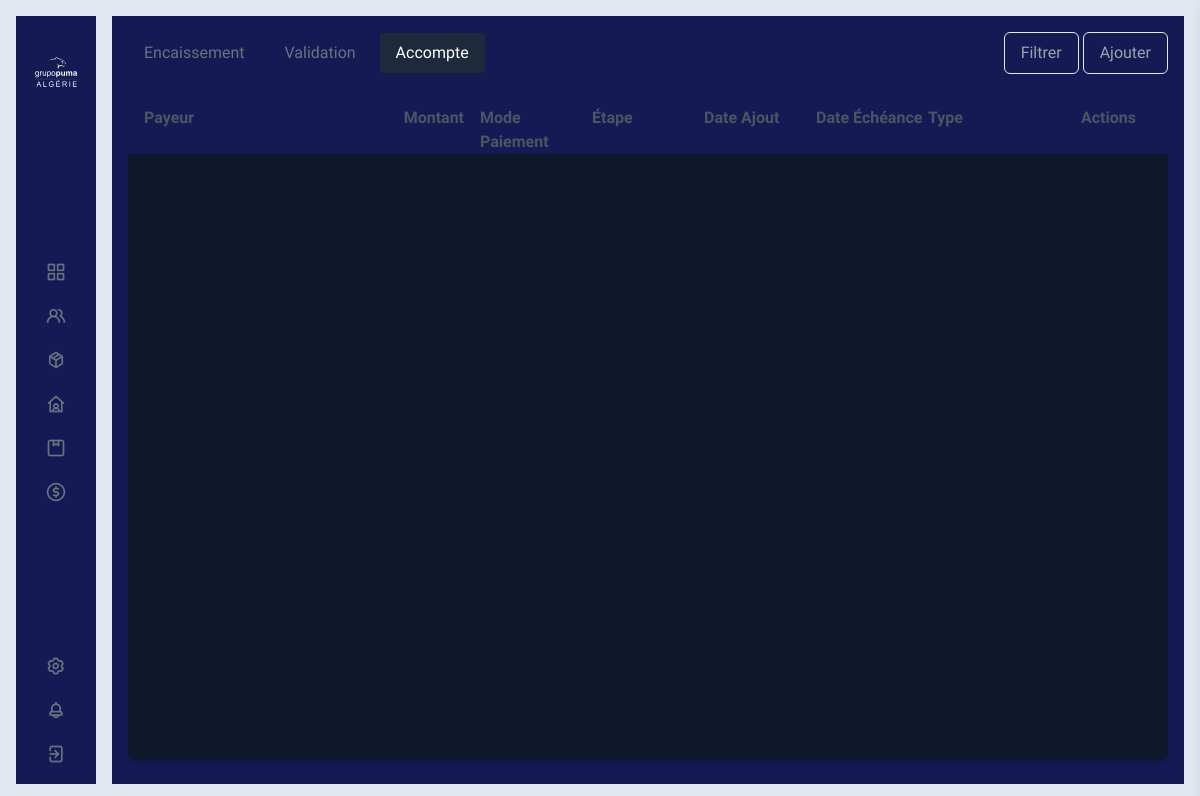
/encaissement/accompte (signed in), run on an earlier commit of the app's database.
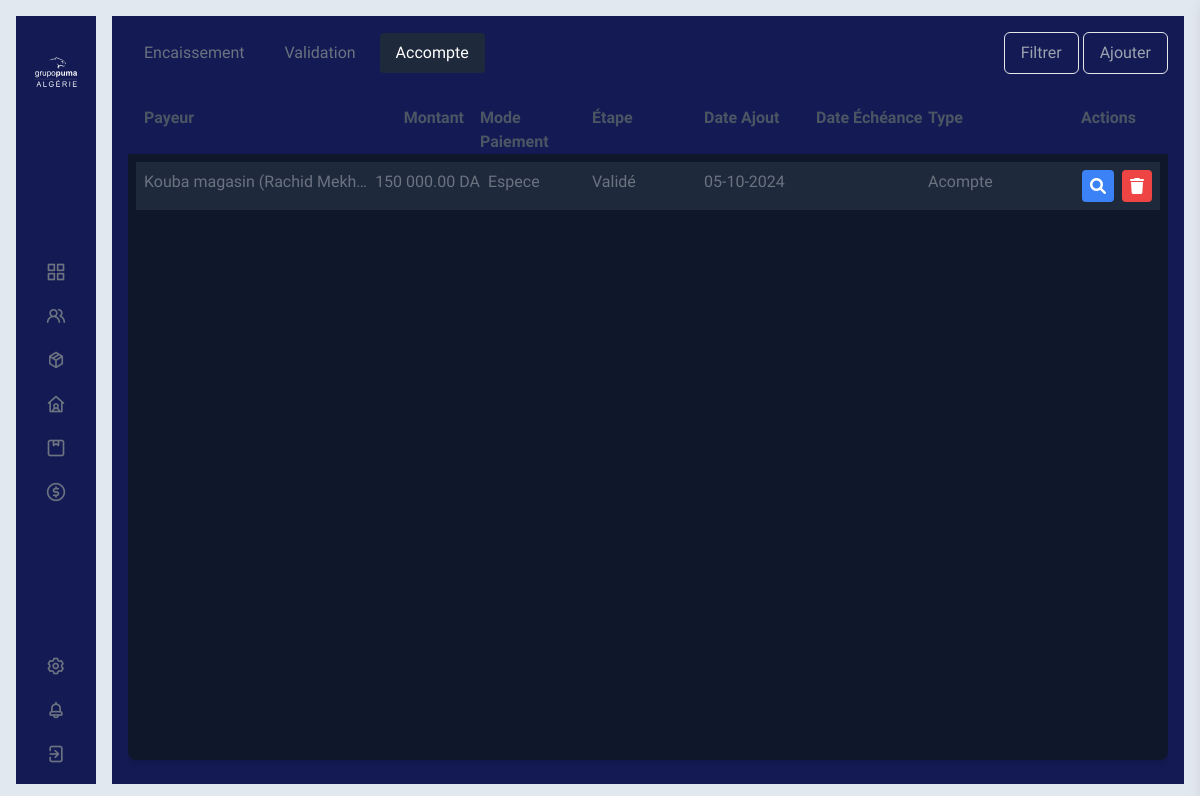
And on a later commit of the database.
### Encaissement/models.py (models this page shows)
class Account(models.Model):
    id = models.AutoField(primary_key=True)
    code = models.CharField(max_length=100, null=True, blank=True)
    payeur = models.ForeignKey(Payeur, models.CASCADE)
    montant_init = models.FloatField(default=0)
    montant = models.FloatField(default=0)
    type = models.CharField(max_length=20, choices=typeencaissement, default="Cheque")
    banque = models.ForeignKey(Banque, null=True, blank=True, on_delete=models.CASCADE)
    numero = models.CharField(max_length=50, null=True, blank=True)
    date_validation = models.DateField(null=True, blank=True)
    date_ajout = models.DateTimeField(auto_now_add=True)
    validation = models.BooleanField(default=False)
    encaissement = models.ForeignKey(Encaissement, models.CASCADE, null=True, blank=True)
    validation_depot = models.BooleanField(default=False)
    date_depot = models.DateField(null=True, blank=True)
    date_cheque = models.DateField(null=True, blank=True)
    substitution = models.BooleanField(default=False)
    payeursubstite = models.ForeignKey(Payeur, models.CASCADE, null=True, blank=True, related_name="payeursubstite")

### Distributeur/models.py (models this page shows, shortened)
class Payeur(models.Model):
    id = models.AutoField(primary_key=True)
    distributeur = models.ForeignKey(Distributeur, on_delete=models.CASCADE)
    code = models.CharField(max_length=100, default='0000000')
    designation = models.CharField(max_length=100)
    ville = models.ForeignKey(Ville, on_delete=models.CASCADE, null=True, blank=True)
    telephone = models.CharField(max_length=200, null=True, blank=True)
    adresse = models.CharField(max_length=200, null=True, blank=True)
    active = models.BooleanField(default=True)
    nif = models.CharField(max_length=20, null=True, blank=True)
    nis = models.CharField(max_length=20, null=True, blank=True)
    art = models.CharField(max_length=20, null=True, blank=True)
    rc = models.CharField(max_length=20, null=True, blank=True)
    date_ajout = models.DateTimeField(auto_now=True)
    draft = models.BooleanField(default=False)

class Distributeur(models.Model):
    id = models.AutoField(primary_key=True)
    user = models.ForeignKey(CustomUser, on_delete=models.CASCADE)
    code = models.CharField(max_length=100, default='0000000', blank=True, null=True)
    designation = models.CharField(max_length=100, blank=True, null=True)
    ville = models.ForeignKey(Ville, on_delete=models.CASCADE, blank=True, null=True)
    adresse = models.CharField(max_length=255, blank=True, null=True)
    nif = models.CharField(max_length=20, blank=True, null=True)
    nis = models.CharField(max_length=20, blank=True, null=True)
    art = models.CharField(max_length=20, blank=True, null=True)
    rc = models.CharField(max_length=20, blank=True, null=True)
    plafonnement = models.FloatField(default=1000000, blank=True, null=True)
    bloquer = models.BooleanField(default=False)
    echeance_jour = models.IntegerField(default=0, blank=True, null=True)
    ristourn_a = models.FloatField(default=0)
    ristourn_na = models.FloatField(default=0)
    objectif_a = models.FloatField(default=0)
    objectif_m = models.FloatField(default=0)

### Encaissement/views.py (the view)
# urls.py: path('accompte', AccompteView, name='accompte'),
@login_required
def AccompteView(request):
    listmodules  = list(
        set(request.user.user_permissions.values_list('content_type_id', flat=True))
    )
    if(request.user.type == "Distributeur"):
        listeaccompte = Account.objects.filter(montant__gt=0, payeur__distributeur__user=request.user)
        return render(request, "Dist/Accompte.html", {
            "listeaccompte": listeaccompte
        })
    else:
        listeauth = list(
            set(
                Permission.objects.filter(user=request.user, content_type = 21).values_list('id', flat=True)
            )
        )
        listedist = Distributeur.objects.filter(bloquer=False).order_by('id')
        listebanque = Banque.objects.all().order_by('designation')
        listepayeur = Payeur.objects.filter(distributeur=listedist.first())
        listeaccompte = Account.objects.filter(montant__gt=0)
        return render(request, "Pumal/Accompte.html", {
            "listedist": listedist,
            "listebanque": listebanque,
            "listepayeur": listepayeur,
            "listeaccompte": listeaccompte,
            "listeauth": listeauth,
            "listmodules": listmodules
        })

### PumaDist/templatetags/mes_tags.py (called while the page is built)
def floate_redefined(value):
    try:
        c ='%.2f' %float(value)
        a = str(c).split(".")
        b = intcomma(int(a[0])).replace(',', ' ')
        d = str(b)+'.'+str(a[1])
        return d
    except Exception:
        pass

### templates/Pumal/Accompte.html (shortened to what the changed rows need)
{% extends "baseNew.html" %}
{% load mes_tags %}
{% load static %}
{% block content %}
    <div class="w-full h-full backprimer px-4 pb-4 flex flex-col">
        <div class="w-full h-full flex flex-col py-2 overflow-y-auto text-bold">
            <div class="flex justify-between items-center pt-4 mb-4" style="margin-top: -8px">
                <div class="flex gap-2">
                </div>
                <div>
                </div>
            </div>
            <div class="pt-4">
                <div class="grid grid-cols-9 text-gray-600 font-semibold px-4">
                </div>
            </div>
            <div class="flex-grow shadow-md rounded-b-lg backslateprime p-2 overflow-y-auto">
                {% for elem in listeaccompte %}
                    <div class="grid grid-cols-9 p-2 backslateslite flex-none mb-2">
                        <div class="col-span-2">
                            <p class="truncate">{{ elem.payeur.distributeur.designation }} ({{ elem.payeur.designation }})</p>
                        </div>
                        <div class="text-right">
                            <p>{{ elem.montant_init|floate_redefined }} DA</p>
                        </div>
                        <div class="pl-2">{{ elem.type }}</div>
                        <div class="">
                            {% if not elem.validation_depot %} En circulation {% elif not elem.validation %} En
                                dépot {% else %}
                                Validé {% endif %}
                        </div>
                        <div class="">{{ elem.date_ajout|date:'d-m-Y' }}</div>
                        <div class="">
                        </div>
                        <div class="">
                            {% if elem.encaissement %}}
                                Encaissement
                            {% else %}
                                Acompte
                            {% endif %}
                        </div>
                        <div class="flex justify-end gap-2">
                            {% if elem.validation %}
                                <button id="editButton" data-identifiant="{{ elem.id }}"
                                        class="editButton bg-blue-500 text-white p-2 rounded"><i class="fas fa-search"></i>
                                </button>
                            {% else %}
                                <button id="editButton" data-identifiant="{{ elem.id }}"
                                        class="editButton bg-blue-500 text-white p-2 rounded"><i
                                        class="fas fa-pencil-alt"></i></button>
                            {% endif %}
                            <button class="bg-red-500 text-white p-2 rounded delete-btn" data-identifiant="{{ elem.id }}"><i
                                    class="fas fa-trash"></i></button>
                        </div>
                    </div>
                {% endfor %}
            </div>
        </div>
    </div>
{% endblock %}

What changed in the data, as far as the page shows it:
added Account: payeur.distributeur.designation "Kouba magasin", payeur.designation "Rachid Mekh…", montant_init "150 000.00", type "Espece", validation_depot "Validé", date_ajout "05-10-2024", shows "Acompte"
